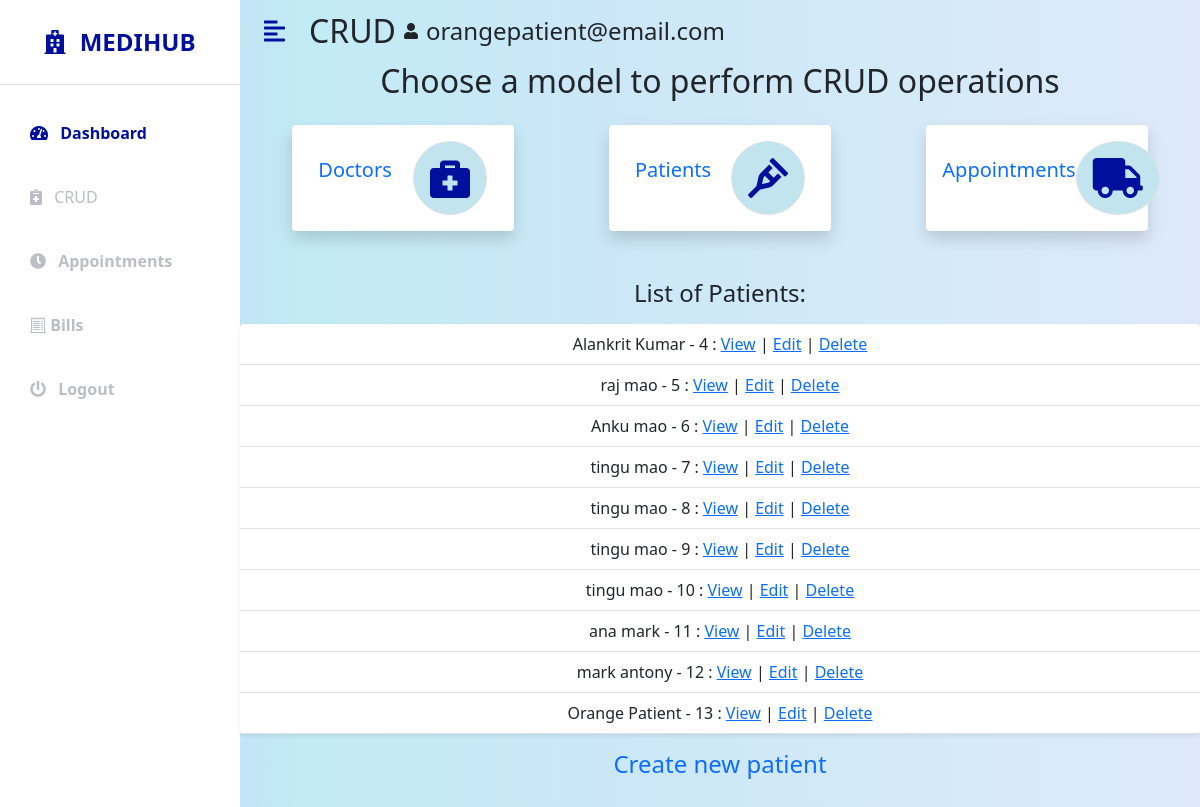
Page /adminapp/crud/patients/ (signed in) on the committed database.
### hospital/models.py (models this page shows)
class Patient(models.Model):
    GENDER_CHOICES = [
        ('M', 'Male'),
        ('F', 'Female'),
        ('X', 'Other'),
    ]
    user = models.OneToOneField(User, on_delete=models.CASCADE, null=True, blank=True)
    first_name = models.CharField(max_length=50, null=True, blank=True)
    last_name = models.CharField(max_length=50, null=True, blank=True)
    gender = models.CharField(max_length=1, choices=GENDER_CHOICES, null=True, blank=True)
    dob = models.DateField(null=True, blank=True)
    phone = models.CharField(max_length=10, null=True, blank=True)
    address = models.TextField(max_length=400, null=True, blank=True)
    email = models.CharField(max_length=100, null=True, blank=True)
    def __str__(self):
        return f'{self.first_name} {self.last_name} - {self.id}'

### adminapp/views.py (the view)
# urls.py: path('crud/patients/', views.patientListView, name='patient-list'),
@login_required(login_url='admin-login')
def patientListView(request):
    patientList = Patient.objects.all()
    context = {
        'list_of_patients': patientList,
    }
    return render(request, 'adminapp/patient_list.html', context)

### adminapp/templates/adminapp/patient_list.html
{% extends 'adminapp/crud_index.html' %}
{% block main %}
<div class="row my-5">
    <h3 class="fs-4 mb-3 text-center">List of Patients:</h3>
    <div class="col">
        <table class="table bg-white rounded shadow-sm  table-hover">
            <tbody>{% for patient in list_of_patients %}<tr>
                <td class="text-center">
                    {{patient}} :
                        <a href="{% url 'patient-detail' patient.id %}">View</a> |
                        <a href="{% url 'edit-patient' patient.id %}">Edit</a> |
                        <a href="{% url 'delete-patient' patient.id %}">Delete</a>
                </td>
            </tr>
                {% endfor %}
            </tbody>
        </table>
    </div>
    <h3 class="fs-4 mb-3 text-center"><a style="text-decoration:none !important"href="{% url 'create-patient' %}">Create new patient</a></h3>
</div>
{% endblock %}

### adminapp/templates/adminapp/crud_index.html
{% extends 'adminapp/base.html' %}
{% block content %}
<nav class="navbar navbar-expand-lg navbar-light bg-transparent py-1 px-4">
        <div class="d-flex justify-items-end">
        <div class="d-flex align-items-center justify-content-end">
            <i class="fas fa-align-left primary-text fs-4 me-3" id="menu-toggle"></i>
            <h2 class="fs-2 m-2">CRUD</h2>
        </div>
        <div class="d-flex align-items-center justify-item-end">
            <i class="fas fa-user" ></i>
                    <h2 class="fs-4 m-2">  {{user.username}}</h2>
        </div>
    </div>
</nav>
<div class="container-fluid">
    <h2 class="text-center">Choose a model to perform CRUD operations</h2>
    <div class="row g-3 my-2 d-flex justify-content-around">
        <div class="col-md-3">
            <div class="p-3 bg-white shadow d-flex justify-content-around align-items-center rounded">
                <div class="d-flex row justify-content-around ">
                    <p class="fs-5 text-center"><a style="text-decoration:none !important" href="{% url 'doctor-list' %}">Doctors</a></p>
                </div>
                <i class="fas fa-briefcase-medical fs-1 primary-text border rounded-full secondary-bg p-3"></i>
            </div>
        </div>
        <div class="col-md-3">
            <div class="p-3 bg-white shadow d-flex justify-content-around align-items-center rounded">
                <div>
                    <p class="fs-5 text-center"><a  style="text-decoration:none !important" href="{% url 'patient-list' %}">Patients</a></p>
                </div>
                <i
                    class="fas fa-crutch fs-1 primary-text border rounded-full secondary-bg p-3"></i>
            </div>
        </div>
        <div class="col-md-3">
            <div class="p-3 bg-white shadow d-flex justify-content-around align-items-center rounded">
                <div>
                    <p class="fs-5 text-center"><a style="text-decoration:none !important" href="{% url 'appointment-list' %}">Appointments</a></p>
                </div>
                <i class="fas fa-truck fs-1 primary-text border rounded-full secondary-bg p-3"></i>
            </div>
        </div>
    </div>
</div>
{% block main %}
{% endblock %}
{% endblock %}

### adminapp/static/css/style.css (style rules this page uses)
:root { --main-bg-color: #00189d; --main-text-color: #00109d; --second-text-color: #bbbec5; --second-bg-color: #c1e4ef; }
.primary-text { color: var(--main-text-color); }
.secondary-bg { background-color: var(--second-bg-color); }
.rounded-full { border-radius: 100%; }
#menu-toggle { cursor: pointer; }

### rows in the picture
Patient: first_name+last_name+id "Alankrit Kumar - 4"
Patient: first_name+last_name+id "raj mao - 5"
Patient: first_name+last_name+id "Anku mao - 6"
Patient: first_name+last_name+id "tingu mao - 7"
Patient: first_name+last_name+id "tingu mao - 8"
Patient: first_name+last_name+id "tingu mao - 9"
Patient: first_name+last_name+id "tingu mao - 10"
Patient: first_name+last_name+id "ana mark - 11"
Patient: first_name+last_name+id "mark antony - 12"
Patient: first_name+last_name+id "Orange Patient - 13"

### other values in the picture
{{ user.username }} "orangepatient@email.com"
